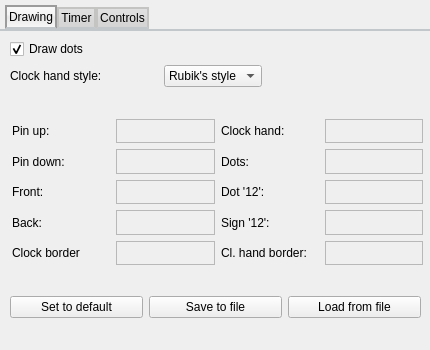
<?xml version="1.0" encoding="UTF-8"?>
<ui version="4.0">
 <class>SettingsForm</class>
 <widget class="QWidget" name="SettingsForm">
  <property name="geometry">
   <rect>
    <x>0</x>
    <y>0</y>
    <width>430</width>
    <height>350</height>
   </rect>
  </property>
  <property name="windowTitle">
   <string>Settings</string>
  </property>
  <widget class="QTabWidget" name="tabWidget">
   <property name="geometry">
    <rect>
     <x>0</x>
     <y>5</y>
     <width>430</width>
     <height>350</height>
    </rect>
   </property>
   <property name="sizePolicy">
    <sizepolicy hsizetype="Expanding" vsizetype="Expanding">
     <horstretch>0</horstretch>
     <verstretch>0</verstretch>
    </sizepolicy>
   </property>
   <property name="autoFillBackground">
    <bool>true</bool>
   </property>
   <property name="styleSheet">
    <string notr="true">QTabWidget::pane
{ /* The tab widget frame */
	border-top: 2px solid #C2C7CB;
}


QTabWidget::tab-bar
{
	left: 5px; /* move to the right by 5px */
}


/* Style the tab using the tab sub-control. Note that it reads QTabBar _not_ QTabWidget */
QTabBar::tab
{
	background: qlineargradient(x1: 0, y1: 0, x2: 0, y2: 1, stop: 0 #E1E1E1, stop: 0.4 #DDDDDD, stop: 0.5 #D8D8D8, stop: 1.0 #D3D3D3);
	border: 2px solid #C4C4C3;
	border-bottom-color: #C2C7CB; /* same as the pane color */
	border-top-left-radius: 0px;
	border-top-right-radius: 0px;
	min-width: 8ex;
	padding: 2px;
}


QTabBar::tab:selected, QTabBar::tab:hover
{
	background: qlineargradient(x1: 0, y1: 0, x2: 0, y2: 1, stop: 0 #fafafa, stop: 0.4 #f4f4f4, stop: 0.5 #e7e7e7, stop: 1.0 #fafafa);
}


QTabBar::tab:selected
{
	border-color: #9B9B9B;
	border-bottom-color: #C2C7CB; /* same as pane color */
}


QTabBar::tab:!selected
{
	margin-top: 2px; /* make non-selected tabs look smaller */
}


</string>
   </property>
   <property name="tabPosition">
    <enum>QTabWidget::North</enum>
   </property>
   <property name="tabShape">
    <enum>QTabWidget::Rounded</enum>
   </property>
   <property name="currentIndex">
    <number>0</number>
   </property>
   <property name="documentMode">
    <bool>false</bool>
   </property>
   <property name="tabsClosable">
    <bool>false</bool>
   </property>
   <property name="movable">
    <bool>false</bool>
   </property>
   <property name="tabBarAutoHide">
    <bool>false</bool>
   </property>
   <widget class="QWidget" name="tabDrawing">
    <attribute name="title">
     <string>Drawing</string>
    </attribute>
    <widget class="QWidget" name="layoutWidget">
     <property name="geometry">
      <rect>
       <x>12</x>
       <y>88</y>
       <width>411</width>
       <height>146</height>
      </rect>
     </property>
     <layout class="QGridLayout" name="gridLayout_6">
      <property name="leftMargin">
       <number>0</number>
      </property>
      <item row="0" column="0">
       <widget class="QLabel" name="label_8">
        <property name="text">
         <string>Pin up:</string>
        </property>
       </widget>
      </item>
      <item row="0" column="1">
       <widget class="QColorSelector" name="pinUpColor">
        <property name="frameShape">
         <enum>QFrame::StyledPanel</enum>
        </property>
        <property name="frameShadow">
         <enum>QFrame::Raised</enum>
        </property>
       </widget>
      </item>
      <item row="0" column="2">
       <widget class="QLabel" name="label_28">
        <property name="text">
         <string>Clock hand:</string>
        </property>
       </widget>
      </item>
      <item row="0" column="3">
       <widget class="QColorSelector" name="clockHandColor">
        <property name="frameShape">
         <enum>QFrame::StyledPanel</enum>
        </property>
        <property name="frameShadow">
         <enum>QFrame::Raised</enum>
        </property>
       </widget>
      </item>
      <item row="1" column="0">
       <widget class="QLabel" name="label_9">
        <property name="text">
         <string>Pin down:</string>
        </property>
       </widget>
      </item>
      <item row="1" column="1">
       <widget class="QColorSelector" name="pinDownColor">
        <property name="frameShape">
         <enum>QFrame::StyledPanel</enum>
        </property>
        <property name="frameShadow">
         <enum>QFrame::Raised</enum>
        </property>
       </widget>
      </item>
      <item row="1" column="2">
       <widget class="QLabel" name="label_27">
        <property name="text">
         <string>Dots:</string>
        </property>
       </widget>
      </item>
      <item row="1" column="3">
       <widget class="QColorSelector" name="dotsColor">
        <property name="frameShape">
         <enum>QFrame::StyledPanel</enum>
        </property>
        <property name="frameShadow">
         <enum>QFrame::Raised</enum>
        </property>
       </widget>
      </item>
      <item row="2" column="0">
       <widget class="QLabel" name="label_10">
        <property name="text">
         <string>Front:</string>
        </property>
       </widget>
      </item>
      <item row="2" column="1">
       <widget class="QColorSelector" name="frontColor">
        <property name="frameShape">
         <enum>QFrame::StyledPanel</enum>
        </property>
        <property name="frameShadow">
         <enum>QFrame::Raised</enum>
        </property>
       </widget>
      </item>
      <item row="2" column="2">
       <widget class="QLabel" name="label_14">
        <property name="text">
         <string>Dot '12':</string>
        </property>
       </widget>
      </item>
      <item row="2" column="3">
       <widget class="QColorSelector" name="dot12Color">
        <property name="frameShape">
         <enum>QFrame::StyledPanel</enum>
        </property>
        <property name="frameShadow">
         <enum>QFrame::Raised</enum>
        </property>
       </widget>
      </item>
      <item row="3" column="0">
       <widget class="QLabel" name="label_11">
        <property name="text">
         <string>Back:</string>
        </property>
       </widget>
      </item>
      <item row="3" column="1">
       <widget class="QColorSelector" name="backColor">
        <property name="frameShape">
         <enum>QFrame::StyledPanel</enum>
        </property>
        <property name="frameShadow">
         <enum>QFrame::Raised</enum>
        </property>
       </widget>
      </item>
      <item row="3" column="2">
       <widget class="QLabel" name="label_29">
        <property name="text">
         <string>Sign '12':</string>
        </property>
       </widget>
      </item>
      <item row="3" column="3">
       <widget class="QColorSelector" name="sign12Color">
        <property name="frameShape">
         <enum>QFrame::StyledPanel</enum>
        </property>
        <property name="frameShadow">
         <enum>QFrame::Raised</enum>
        </property>
       </widget>
      </item>
      <item row="4" column="0">
       <widget class="QLabel" name="label_13">
        <property name="text">
         <string>Clock border</string>
        </property>
       </widget>
      </item>
      <item row="4" column="1">
       <widget class="QColorSelector" name="clockBorderColor">
        <property name="frameShape">
         <enum>QFrame::StyledPanel</enum>
        </property>
        <property name="frameShadow">
         <enum>QFrame::Raised</enum>
        </property>
       </widget>
      </item>
      <item row="4" column="2">
       <widget class="QLabel" name="labelClockHandBorder">
        <property name="text">
         <string>Cl. hand border:</string>
        </property>
       </widget>
      </item>
      <item row="4" column="3">
       <widget class="QColorSelector" name="clockHandBorderColor">
        <property name="frameShape">
         <enum>QFrame::StyledPanel</enum>
        </property>
        <property name="frameShadow">
         <enum>QFrame::Raised</enum>
        </property>
       </widget>
      </item>
     </layout>
    </widget>
    <widget class="QWidget" name="layoutWidget">
     <property name="geometry">
      <rect>
       <x>10</x>
       <y>260</y>
       <width>411</width>
       <height>32</height>
      </rect>
     </property>
     <layout class="QGridLayout" name="gridLayout">
      <item row="0" column="1">
       <widget class="QPushButton" name="pushButtonSaveColorsToFile">
        <property name="text">
         <string>Save to file</string>
        </property>
       </widget>
      </item>
      <item row="0" column="0">
       <widget class="QPushButton" name="pushButtonSetDefaultColors">
        <property name="text">
         <string>Set to default</string>
        </property>
       </widget>
      </item>
      <item row="0" column="2">
       <widget class="QPushButton" name="pushButtonLoadColorsFromFile">
        <property name="text">
         <string>Load from file</string>
        </property>
       </widget>
      </item>
     </layout>
    </widget>
    <widget class="QWidget" name="layoutWidget">
     <property name="geometry">
      <rect>
       <x>9</x>
       <y>8</y>
       <width>253</width>
       <height>50</height>
      </rect>
     </property>
     <layout class="QGridLayout" name="gridLayout_3">
      <property name="leftMargin">
       <number>1</number>
      </property>
      <item row="0" column="0">
       <widget class="QCheckBox" name="checkBoxDrawDots">
        <property name="text">
         <string>Draw dots</string>
        </property>
        <property name="checked">
         <bool>true</bool>
        </property>
        <property name="tristate">
         <bool>false</bool>
        </property>
       </widget>
      </item>
      <item row="1" column="0">
       <widget class="QLabel" name="label_26">
        <property name="text">
         <string>Clock hand style:</string>
        </property>
       </widget>
      </item>
      <item row="1" column="1">
       <widget class="QComboBox" name="comboBoxClockHandStyle">
        <property name="sizePolicy">
         <sizepolicy hsizetype="Fixed" vsizetype="Fixed">
          <horstretch>0</horstretch>
          <verstretch>0</verstretch>
         </sizepolicy>
        </property>
        <item>
         <property name="text">
          <string>Rubik's style</string>
         </property>
        </item>
        <item>
         <property name="text">
          <string>Simple line</string>
         </property>
        </item>
       </widget>
      </item>
     </layout>
    </widget>
   </widget>
   <widget class="QWidget" name="tabTimer">
    <attribute name="title">
     <string>Timer</string>
    </attribute>
    <widget class="QCheckBox" name="checkBoxSessionResetPopup">
     <property name="geometry">
      <rect>
       <x>20</x>
       <y>78</y>
       <width>191</width>
       <height>20</height>
      </rect>
     </property>
     <property name="layoutDirection">
      <enum>Qt::LeftToRight</enum>
     </property>
     <property name="text">
      <string>Popup before session reset</string>
     </property>
     <property name="checked">
      <bool>true</bool>
     </property>
    </widget>
    <widget class="QLabel" name="label">
     <property name="geometry">
      <rect>
       <x>20</x>
       <y>14</y>
       <width>96</width>
       <height>16</height>
      </rect>
     </property>
     <property name="text">
      <string>Timer updating:</string>
     </property>
    </widget>
    <widget class="QComboBox" name="comboBoxTimerUpdating">
     <property name="geometry">
      <rect>
       <x>165</x>
       <y>12</y>
       <width>107</width>
       <height>26</height>
      </rect>
     </property>
     <property name="sizePolicy">
      <sizepolicy hsizetype="Fixed" vsizetype="Fixed">
       <horstretch>0</horstretch>
       <verstretch>0</verstretch>
      </sizepolicy>
     </property>
     <item>
      <property name="text">
       <string>On</string>
      </property>
     </item>
     <item>
      <property name="text">
       <string>Off</string>
      </property>
     </item>
     <item>
      <property name="text">
       <string>Seconds</string>
      </property>
     </item>
    </widget>
    <widget class="QLabel" name="label_12">
     <property name="geometry">
      <rect>
       <x>20</x>
       <y>46</y>
       <width>98</width>
       <height>16</height>
      </rect>
     </property>
     <property name="text">
      <string>Timer precision:</string>
     </property>
    </widget>
    <widget class="QRadioButton" name="radioButton1_10">
     <property name="geometry">
      <rect>
       <x>166</x>
       <y>45</y>
       <width>42</width>
       <height>20</height>
      </rect>
     </property>
     <property name="text">
      <string>0.1</string>
     </property>
    </widget>
    <widget class="QRadioButton" name="radioButton1_100">
     <property name="geometry">
      <rect>
       <x>225</x>
       <y>45</y>
       <width>50</width>
       <height>20</height>
      </rect>
     </property>
     <property name="text">
      <string>0.01</string>
     </property>
    </widget>
    <widget class="QRadioButton" name="radioButton1_1000">
     <property name="geometry">
      <rect>
       <x>285</x>
       <y>45</y>
       <width>59</width>
       <height>20</height>
      </rect>
     </property>
     <property name="text">
      <string>0.001</string>
     </property>
     <property name="checked">
      <bool>true</bool>
     </property>
    </widget>
   </widget>
   <widget class="QWidget" name="tabControls">
    <attribute name="title">
     <string>Controls</string>
    </attribute>
    <widget class="QWidget" name="layoutWidget">
     <property name="geometry">
      <rect>
       <x>12</x>
       <y>21</y>
       <width>401</width>
       <height>209</height>
      </rect>
     </property>
     <layout class="QGridLayout" name="gridLayout_2">
      <property name="sizeConstraint">
       <enum>QLayout::SetMinimumSize</enum>
      </property>
      <item row="3" column="3">
       <widget class="QLineEditHotKey" name="key4m">
        <property name="enabled">
         <bool>true</bool>
        </property>
        <property name="readOnly">
         <bool>true</bool>
        </property>
       </widget>
      </item>
      <item row="5" column="0">
       <widget class="QLabel" name="label_7">
        <property name="text">
         <string>6</string>
        </property>
       </widget>
      </item>
      <item row="2" column="0">
       <widget class="QLabel" name="label_4">
        <property name="text">
         <string>3+</string>
        </property>
       </widget>
      </item>
      <item row="4" column="3">
       <widget class="QLineEditHotKey" name="key5m">
        <property name="enabled">
         <bool>true</bool>
        </property>
        <property name="readOnly">
         <bool>true</bool>
        </property>
       </widget>
      </item>
      <item row="1" column="1">
       <widget class="QLineEditHotKey" name="key2p">
        <property name="enabled">
         <bool>true</bool>
        </property>
        <property name="readOnly">
         <bool>true</bool>
        </property>
       </widget>
      </item>
      <item row="3" column="2">
       <widget class="QLabel" name="label_18">
        <property name="text">
         <string>4-</string>
        </property>
       </widget>
      </item>
      <item row="1" column="3">
       <widget class="QLineEditHotKey" name="key2m">
        <property name="enabled">
         <bool>true</bool>
        </property>
        <property name="readOnly">
         <bool>true</bool>
        </property>
       </widget>
      </item>
      <item row="2" column="3">
       <widget class="QLineEditHotKey" name="key3m">
        <property name="enabled">
         <bool>true</bool>
        </property>
        <property name="readOnly">
         <bool>true</bool>
        </property>
       </widget>
      </item>
      <item row="3" column="4">
       <widget class="QLabel" name="label_24">
        <property name="text">
         <string>DL</string>
        </property>
       </widget>
      </item>
      <item row="4" column="0">
       <widget class="QLabel" name="label_6">
        <property name="text">
         <string>5+</string>
        </property>
       </widget>
      </item>
      <item row="2" column="2">
       <widget class="QLabel" name="label_17">
        <property name="text">
         <string>3-</string>
        </property>
       </widget>
      </item>
      <item row="3" column="1">
       <widget class="QLineEditHotKey" name="key4p">
        <property name="enabled">
         <bool>true</bool>
        </property>
        <property name="readOnly">
         <bool>true</bool>
        </property>
       </widget>
      </item>
      <item row="4" column="1">
       <widget class="QLineEditHotKey" name="key5p">
        <property name="enabled">
         <bool>true</bool>
        </property>
        <property name="readOnly">
         <bool>true</bool>
        </property>
       </widget>
      </item>
      <item row="0" column="2">
       <widget class="QLabel" name="label_15">
        <property name="text">
         <string>1-</string>
        </property>
       </widget>
      </item>
      <item row="0" column="5">
       <widget class="QLineEditHotKey" name="keyUL">
        <property name="enabled">
         <bool>true</bool>
        </property>
        <property name="readOnly">
         <bool>true</bool>
        </property>
       </widget>
      </item>
      <item row="4" column="4">
       <widget class="QLabel" name="label_25">
        <property name="text">
         <string>Mix</string>
        </property>
       </widget>
      </item>
      <item row="2" column="4">
       <widget class="QLabel" name="label_23">
        <property name="text">
         <string>DR</string>
        </property>
       </widget>
      </item>
      <item row="1" column="5">
       <widget class="QLineEditHotKey" name="keyUR">
        <property name="enabled">
         <bool>true</bool>
        </property>
        <property name="readOnly">
         <bool>true</bool>
        </property>
       </widget>
      </item>
      <item row="3" column="5">
       <widget class="QLineEditHotKey" name="keyDL">
        <property name="enabled">
         <bool>true</bool>
        </property>
        <property name="text">
         <string/>
        </property>
        <property name="readOnly">
         <bool>true</bool>
        </property>
       </widget>
      </item>
      <item row="3" column="0">
       <widget class="QLabel" name="label_5">
        <property name="text">
         <string>4+</string>
        </property>
       </widget>
      </item>
      <item row="4" column="5">
       <widget class="QLineEditHotKey" name="key_scramble">
        <property name="enabled">
         <bool>true</bool>
        </property>
        <property name="text">
         <string/>
        </property>
        <property name="readOnly">
         <bool>true</bool>
        </property>
       </widget>
      </item>
      <item row="0" column="3">
       <widget class="QLineEditHotKey" name="key1m">
        <property name="enabled">
         <bool>true</bool>
        </property>
        <property name="readOnly">
         <bool>true</bool>
        </property>
       </widget>
      </item>
      <item row="0" column="1">
       <widget class="QLineEditHotKey" name="key1p">
        <property name="enabled">
         <bool>true</bool>
        </property>
        <property name="readOnly">
         <bool>true</bool>
        </property>
       </widget>
      </item>
      <item row="1" column="2">
       <widget class="QLabel" name="label_16">
        <property name="text">
         <string>2-</string>
        </property>
       </widget>
      </item>
      <item row="1" column="4">
       <widget class="QLabel" name="label_22">
        <property name="text">
         <string>UR</string>
        </property>
       </widget>
      </item>
      <item row="2" column="5">
       <widget class="QLineEditHotKey" name="keyDR">
        <property name="enabled">
         <bool>true</bool>
        </property>
        <property name="text">
         <string/>
        </property>
        <property name="readOnly">
         <bool>true</bool>
        </property>
       </widget>
      </item>
      <item row="5" column="4">
       <widget class="QLabel" name="label_30">
        <property name="text">
         <string>x2</string>
        </property>
       </widget>
      </item>
      <item row="0" column="0">
       <widget class="QLabel" name="label_2">
        <property name="text">
         <string>1+</string>
        </property>
       </widget>
      </item>
      <item row="5" column="1">
       <widget class="QLineEditHotKey" name="key6">
        <property name="enabled">
         <bool>true</bool>
        </property>
        <property name="readOnly">
         <bool>true</bool>
        </property>
       </widget>
      </item>
      <item row="1" column="0">
       <widget class="QLabel" name="label_3">
        <property name="text">
         <string>2+</string>
        </property>
       </widget>
      </item>
      <item row="2" column="1">
       <widget class="QLineEditHotKey" name="key3p">
        <property name="enabled">
         <bool>true</bool>
        </property>
        <property name="readOnly">
         <bool>true</bool>
        </property>
       </widget>
      </item>
      <item row="5" column="3">
       <widget class="QLineEditHotKey" name="key_y2">
        <property name="enabled">
         <bool>true</bool>
        </property>
        <property name="text">
         <string/>
        </property>
        <property name="readOnly">
         <bool>true</bool>
        </property>
       </widget>
      </item>
      <item row="5" column="2">
       <widget class="QLabel" name="label_20">
        <property name="text">
         <string>y2</string>
        </property>
       </widget>
      </item>
      <item row="4" column="2">
       <widget class="QLabel" name="label_19">
        <property name="text">
         <string>5-</string>
        </property>
       </widget>
      </item>
      <item row="5" column="5">
       <widget class="QLineEditHotKey" name="key_x2">
        <property name="enabled">
         <bool>true</bool>
        </property>
        <property name="text">
         <string/>
        </property>
        <property name="readOnly">
         <bool>true</bool>
        </property>
       </widget>
      </item>
      <item row="0" column="4">
       <widget class="QLabel" name="label_21">
        <property name="text">
         <string>UL</string>
        </property>
       </widget>
      </item>
      <item row="6" column="0">
       <widget class="QLabel" name="label_31">
        <property name="text">
         <string>z</string>
        </property>
       </widget>
      </item>
      <item row="6" column="1">
       <widget class="QLineEditHotKey" name="key_z">
        <property name="enabled">
         <bool>true</bool>
        </property>
        <property name="text">
         <string/>
        </property>
        <property name="readOnly">
         <bool>true</bool>
        </property>
       </widget>
      </item>
      <item row="6" column="3">
       <widget class="QLineEditHotKey" name="key_zp">
        <property name="enabled">
         <bool>true</bool>
        </property>
        <property name="readOnly">
         <bool>true</bool>
        </property>
       </widget>
      </item>
      <item row="6" column="2">
       <widget class="QLabel" name="label_32">
        <property name="text">
         <string>z'</string>
        </property>
       </widget>
      </item>
      <item row="6" column="5">
       <widget class="QLineEditHotKey" name="key_z2">
        <property name="enabled">
         <bool>true</bool>
        </property>
        <property name="readOnly">
         <bool>true</bool>
        </property>
       </widget>
      </item>
      <item row="6" column="4">
       <widget class="QLabel" name="label_33">
        <property name="text">
         <string>z2</string>
        </property>
       </widget>
      </item>
     </layout>
    </widget>
    <widget class="QLabel" name="labelKeyConflict">
     <property name="geometry">
      <rect>
       <x>10</x>
       <y>280</y>
       <width>211</width>
       <height>21</height>
      </rect>
     </property>
     <property name="styleSheet">
      <string notr="true">color: red;</string>
     </property>
     <property name="text">
      <string/>
     </property>
    </widget>
    <widget class="QWidget" name="layoutWidget">
     <property name="geometry">
      <rect>
       <x>10</x>
       <y>250</y>
       <width>401</width>
       <height>32</height>
      </rect>
     </property>
     <layout class="QGridLayout" name="gridLayout_8">
      <item row="0" column="2">
       <widget class="QPushButton" name="pushButtonSaveControlsToFile">
        <property name="text">
         <string>Save to file</string>
        </property>
       </widget>
      </item>
      <item row="0" column="3">
       <widget class="QPushButton" name="pushButtonLoadControlsFromFile">
        <property name="text">
         <string>Load from file</string>
        </property>
       </widget>
      </item>
      <item row="0" column="1">
       <widget class="QPushButton" name="pushButtonSetDefaultControls">
        <property name="styleSheet">
         <string notr="true"/>
        </property>
        <property name="text">
         <string>Set to default</string>
        </property>
       </widget>
      </item>
     </layout>
    </widget>
   </widget>
  </widget>
 </widget>
 <customwidgets>
  <customwidget>
   <class>QLineEditHotKey</class>
   <extends>QLineEdit</extends>
   <header location="global">qlineedithotkey.h</header>
  </customwidget>
  <customwidget>
   <class>QColorSelector</class>
   <extends>QFrame</extends>
   <header location="global">qcolorselector.h</header>
   <container>1</container>
  </customwidget>
 </customwidgets>
 <resources/>
 <connections/>
</ui>
